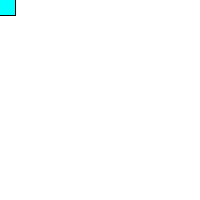
Frame 1 (no input)
Frame 60 (the mouse pressed at the canvas centre just before this capture): identical to frame 1, image omitted
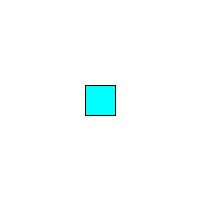
Frame 120 (the mouse held since frame 60 and released just before this capture)

The Processing sketch that drew these frames (run headless with seeded random() and noise(); from frame 60 on, the mouse is pressed at the canvas centre):

// Processing sketch: processing_21310
// ── processing_21310.pde

void setup(){
  size(200,200); // crea una ventana de 200x200
 
}


void draw(){
  background(255); // rellena el fondo de color blanco 
  
  
  rectMode(CENTER);
  fill(0,255,255); //relleno color cyan
  
  //dibuja un cuadro siguiendo la posicion del mouse en X y Y
  rect(mouseX,mouseY,30,30); 
}
